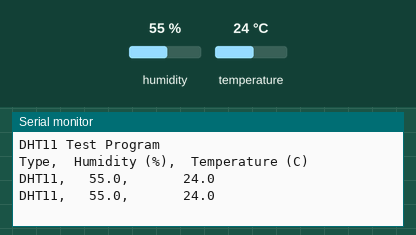
This sketch was run on a simulated Arduino Uno, built with avr-gcc and run on an emulated ATmega328P. Shown: the last lines printed to the serial monitor. Inputs (shaded band) come from the test bench; at power-on: humidity 55 %, temperature 24 °C.

Above: at 2.8 s.
2.9 s: humidity set to 22 %
At 5.2 s:
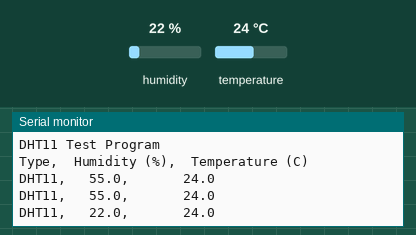
5.6 s: temperature set to 12 °C
At 7.6 s:
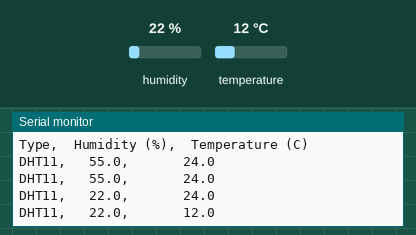
8.3 s: humidity set to 40 %
At 11.2 s:
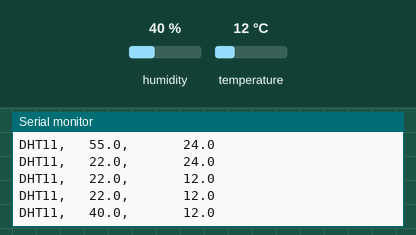
Timing chart, 0 to 12.7 s (numbered marks = the images above; inputs shaded):
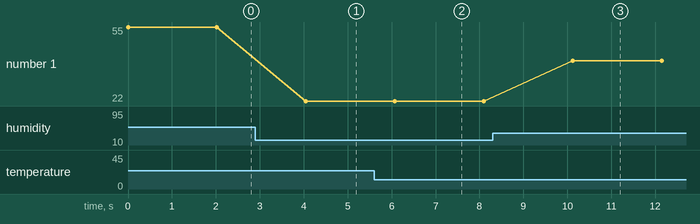

Measured:
- after the input at 2.9 s, the serial monitor: prints a new line after 1.1 s (image 1)
- after the input at 5.6 s, the serial monitor: prints a new line after 0.47 s (image 2)
- after the input at 8.3 s, the serial monitor: prints a new line after 1.8 s (image 3)
- plotted number 1: 55 → 22 after the input at 2.9 s, 22 → 40 after the input at 8.3 s

The sketch:

Temperature_humidity_sensor_DHT11_.ino
```cpp
#include <dht.h>
dht DHT11;

#define dPIN 5
void setup() {
  Serial.begin(115200);
  Serial.println("DHT11 Test Program");
  Serial.println();
  Serial.println("Type,\tHumidity (%),\tTemperature (C)");
}

void loop() {
  Serial.print("DHT11, \t");
  int chk = DHT11.read11(dPIN);

  Serial.print(DHT11.humidity, 1);
  Serial.print(",     \t");
  Serial.println(DHT11.temperature, 1);
  delay(2000);
}
```
